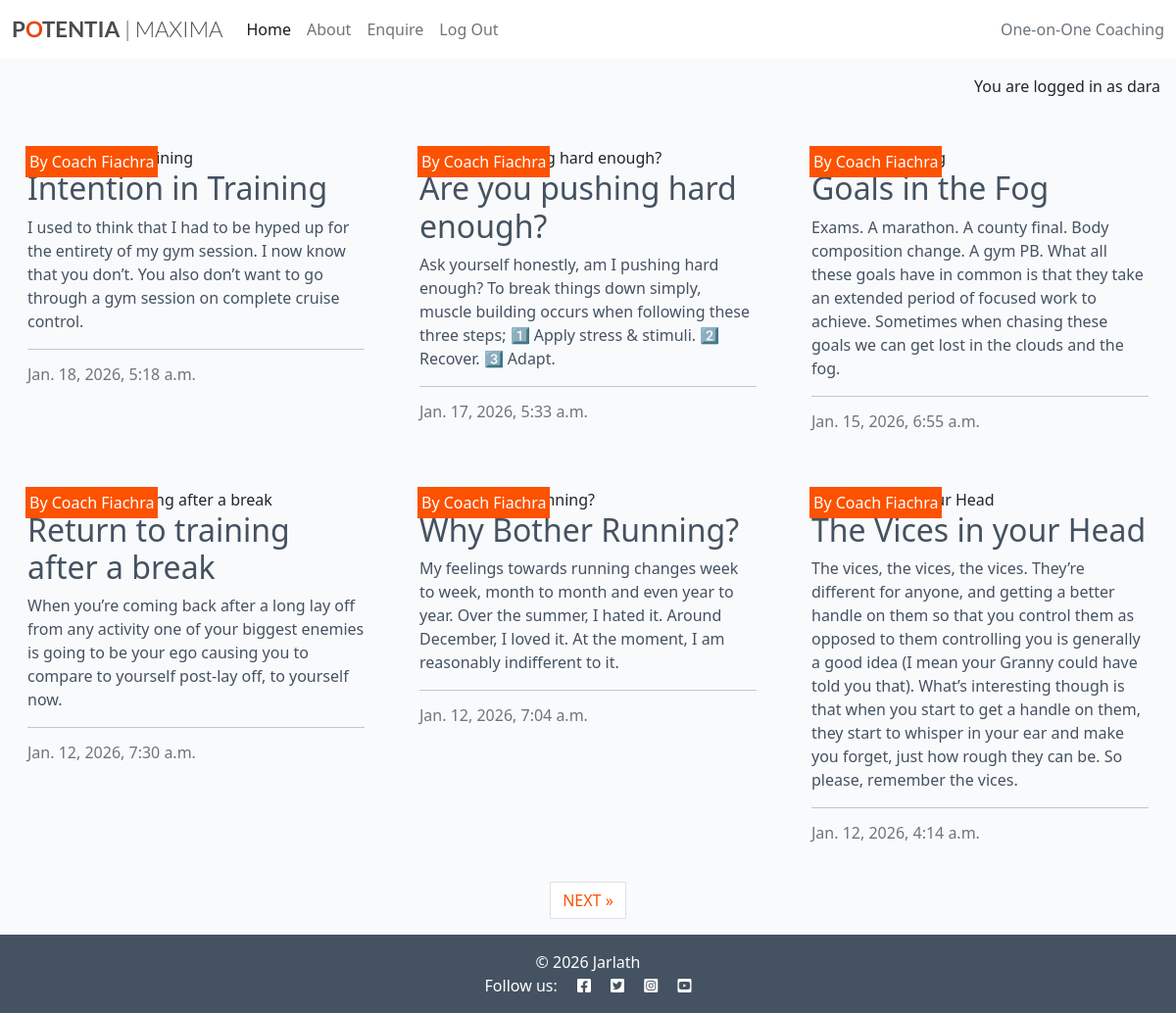
Page / (signed in) on the committed database.
### home/models.py (models this page shows, shortened)
class CoachingPost(models.Model):
    title = models.CharField(
        max_length=200, unique=True
    )
    slug = models.SlugField(max_length=200, unique=True)
    author = models.ForeignKey(User, on_delete=models.CASCADE)
    featured_image = CloudinaryField('image', default='placeholder')
    status = models.IntegerField(choices=STATUS, default=0)
    created_on = models.DateTimeField(auto_now_add=True)
    updated_on = models.DateTimeField(auto_now=True)
    content = models.TextField()
    excerpt = models.TextField(blank=True)
    class Meta:
        ordering = ["-created_on"]

### home/views.py (the view)
# urls.py: path('', views.CoachingPostList.as_view(), name='home'),
class CoachingPostList(generic.ListView):
    template_name = "home/index.html"
    paginate_by = 6
    queryset = CoachingPost.objects.filter(status=1).order_by("-created_on")

### home/templates/home/index.html (shortened to what this page needs)
{% extends "base.html" %} {% load static %} {% block content %}
{% if user.is_authenticated %}
<div class="container-fluid">
    <div class="row">
        <div class="col-12 mt-3 left">
            <div class="row">
                {% for post in coachingpost_list %}
                <div class="col-md-4">
                    <div class="card mb-4">
                        <div class="card-body">
                            <div class="image-container">
                                <div class="image-flash">
                                    <p class="author">by coach {{ post.author }}</p>
                                </div>
                            </div>
                            <a href="{% url 'coaching_post_detail' post.slug %}" class="post-link">
                                <h2 class="card-title">{{ post.title }}</h2>
                                <p class="card-text">{{ post.excerpt }}</p>
                            </a>
                            <hr />
                            <p class="card-text text-muted h6">{{ post.created_on}}</p>
                        </div>
                    </div>
                </div>
                {% if forloop.counter|divisibleby:3 %}
            </div>
            <div class="row">
                {% endif %}
                {% endfor %}
            </div>
        </div>
    </div>
    {% if is_paginated %}
    <nav aria-label="Page navigation">
        <ul class="pagination justify-content-center">
            {% if page_obj.has_next %}
            <li><a href="?page={{ page_obj.next_page_number }}" class="page-link">NEXT &raquo;</a></li>
            {% endif %}
        </ul>
    </nav>
    {% endif %}
</div>
{% endif %}
{% endblock %}
{% block copyright %}
&copy; 2026 Jarlath
{% endblock %}

### templates/base.html (shortened to what this page needs)
{% load static %}
{% url 'home' as home_url %}
{% url 'about' as about_url %}
{% url 'enquire' as enquire_url %}
{% url 'account_signup' as signup_url %}
{% url 'account_login' as login_url %}
{% url 'account_logout' as logout_url %}
<!DOCTYPE html>
<html class="h-100" lang="en">
<head>
    <link rel="stylesheet" href="https://cdnjs.cloudflare.com/ajax/libs/font-awesome/5.15.3/css/all.min.css">
    <link href="https://cdn.jsdelivr.net/npm/bootstrap@5.0.1/dist/css/bootstrap.min.css" rel="stylesheet"
>
    <link rel="stylesheet" href="{% static 'css/style.css' %}">
</head>
<body class="d-flex flex-column h-100 main-bg">
    <nav class="navbar navbar-expand-lg navbar-light bg-white">
        <div class="container-fluid">
            <a class="navbar-brand" href="{% url 'home' %}"><span class="brand">P<span class="red-o">O</span>TENTIA<span
                        class="thin"> | MAXIMA</span></span></a>
            <div class="collapse navbar-collapse" id="navbarText">
                <ul class="navbar-nav me-auto mb-2 mb-lg-0">
                    <li class="nav-item">
                        <a class="nav-link {% if request.path == home_url %}active{% endif %}" aria-current="page"
                            href="{% url 'home' %}">Home</a>
                    </li>
                    <li class="nav-item">
                        <a class="nav-link
                {% if request.path == about_url %}active{%endif%}" aria-current="page"
                            href="{% url 'about' %}">About</a>
                    </li>
                    <li class="nav-item">
                        <a class="nav-link
                {% if request.path == enquire_url %}active{%endif%}" aria-current="page"
                            href="{% url 'enquire' %}">Enquire</a>
                    </li>
                    {% if user.is_authenticated %}
                    <li class="nav-item">
                        <a class="nav-link {% if request.path == logout_url %}active{% endif %}" aria-current="page"
                            href="{% url 'account_logout' %}">Log Out</a>
                    </li>
                    {% endif %}
                </ul>
                <span class="navbar-text text-muted">
                    One-on-One Coaching
                </span>
            </div>
        </div>
    </nav>
    <main class="flex-shrink-0 main-bg">
        {% if user.is_authenticated %}
        <p class="text-end m-3">You are logged in as {{ user }}</p>
        {% else %}
        <p class="text-end m-3">You are not logged in</p>
        {% endif %}
        {% block content %}{% endblock content %}
    </main>
    <footer class="footer mt-auto py-3 dark-bg">
        <p class="m-0 text-center text-white">
            {% block copyright %}{% endblock copyright %}
        </p>
        <p class="m-0 text-center text-white">Follow us:
            <i class="fab fa-facebook-square ms-3"></i>
            <i class="fab fa-twitter-square ms-3"></i>
            <i class="fab fa-instagram-square ms-3"></i>
            <i class="fab fa-youtube-square ms-3"></i>
        </p>
    </footer>
</body>
</html>

### static/css/style.css (style rules this page uses)
body { background-color: #F9FAFC; }
.brand { font-family: Lato, sans-serif; font-size: 1.4rem; font-weight: 700; color: #4A4A4F; }
.red-o { color: #E84610; }
.thin { font-weight: 300; }
.dark-bg { background-color: #445261; }
.main-bg { background-color: #F9FAFC; }
.card { border: none; background-color: transparent; }
.image-container { position: relative; }
.image-flash { position: absolute; top: 5%; min-width: 30%; left: -2px; background-color: #fc5201; }
.author { color: white; margin: 4px; text-transform: capitalize; }
.post-link { text-decoration: none; color: #445261; }
.post-link:hover, .page-link { color: #fc5201; }

### rows in the picture
CoachingPost: author "Fiachra", title "Intention in Training", excerpt "I used to think that I had to be hyped up for the entirety of my gym session. I now know that you don’t. You also don’t want to go through a gym session on complete cruise control.", created_on "Jan. 18, 2026, 5:18 a.m."
CoachingPost: author "Fiachra", title "Are you pushing hard enough?", excerpt "Ask yourself honestly, am I pushing hard enough? To break things down simply, muscle building occurs when following these three steps; 1️⃣ Apply stress & stimuli. 2️⃣ Recover. 3️⃣ Adapt.", created_on "Jan. 17, 2026, 5:33 a.m."
CoachingPost: author "Fiachra", title "Goals in the Fog", excerpt "Exams. A marathon. A county final. Body composition change. A gym PB. What all these goals have in common is that they take an extended period of focused work to achieve. Sometimes when chasing these goals we can get lost in the clouds and the fog.", created_on "Jan. 15, 2026, 6:55 a.m."
CoachingPost: author "Fiachra", title "Return to training after a break", excerpt "When you’re coming back after a long lay off from any activity one of your biggest enemies is going to be your ego causing you to compare to yourself post-lay off, to yourself now.", created_on "Jan. 12, 2026, 7:30 a.m."
CoachingPost: author "Fiachra", title "Why Bother Running?", excerpt "My feelings towards running changes week to week, month to month and even year to year. Over the summer, I hated it. Around December, I loved it. At the moment, I am reasonably indifferent to it.", created_on "Jan. 12, 2026, 7:04 a.m."
CoachingPost: author "Fiachra", title "The Vices in your Head", excerpt "The vices, the vices, the vices. They’re different for anyone, and getting a better handle on them so that you control them as opposed to them controlling you is generally a good idea (I mean your Granny could have told you that). What’s interesting though is that when you start to get a handle on them, they start to whisper in your ear and make you forget, just how rough they can be. So please, remember the vices.", created_on "Jan. 12, 2026, 4:14 a.m."

### other values in the picture
{{ user }} "dara"
